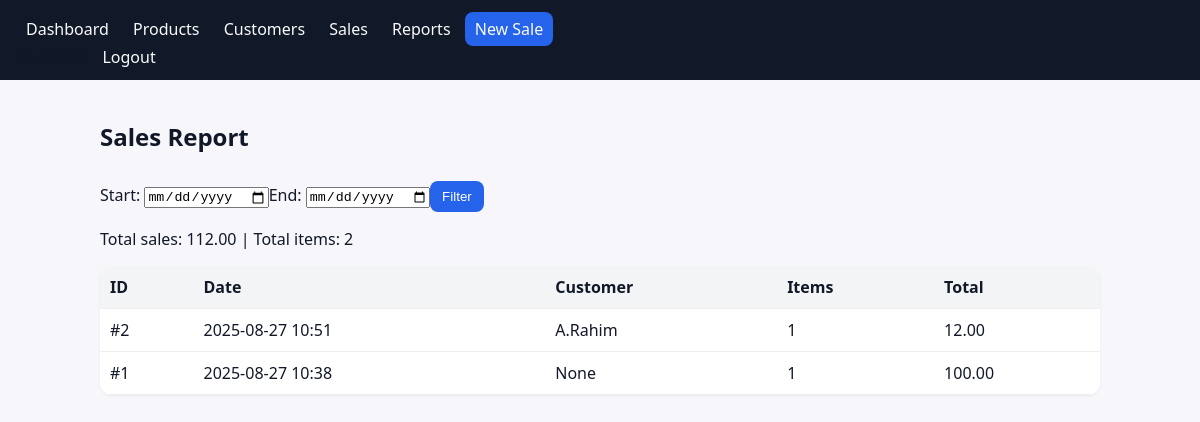
The app's page /reports/sales/ (signed in) with its own data.
### pos/models.py (models this page shows, shortened)
class Sale(models.Model):
    customer = models.ForeignKey(Customer, on_delete=models.SET_NULL, null=True, blank=True)
    created_at = models.DateTimeField(default=timezone.now)
    notes = models.CharField(max_length=255, blank=True, null=True)
    discount_amount = models.DecimalField(max_digits=10, decimal_places=2, default=0)
    tax_percent = models.DecimalField(max_digits=5, decimal_places=2, default=0)
    @property
    def subtotal(self):
        return sum(item.line_total_before_tax for item in self.items.all())
    @property
    def tax_amount(self):
        base = self.subtotal - (self.discount_amount or Decimal('0'))
        return (base * (self.tax_percent or Decimal('0'))) / Decimal('100')
    @property
    def total(self):
        return (self.subtotal - (self.discount_amount or Decimal('0'))) + self.tax_amount
    @property
    def total_items(self):
        return sum(item.quantity for item in self.items.all())

class Customer(models.Model):
    name = models.CharField(max_length=120)
    email = models.EmailField(blank=True, null=True)
    phone = models.CharField(max_length=30, blank=True, null=True)
    address = models.TextField(blank=True, null=True)
    def __str__(self): return self.name

class SaleItem(models.Model):
    sale = models.ForeignKey(Sale, related_name='items', on_delete=models.CASCADE)
    product = models.ForeignKey(Product, on_delete=models.PROTECT)
    quantity = models.PositiveIntegerField(default=1)
    unit_price = models.DecimalField(max_digits=10, decimal_places=2)
    discount_percent = models.DecimalField(max_digits=5, decimal_places=2, default=0)
    @property
    def line_total_before_tax(self):
        discount = (self.unit_price * self.quantity) * (self.discount_percent or 0) / 100
        return (self.unit_price * self.quantity) - discount

### pos/views.py (the view)
# urls.py: path('reports/sales/', views.report_sales, name='report_sales'),
@login_required
@permission_required('pos.view_sale', raise_exception=True)
def report_sales(request):
    qs = Sale.objects.order_by('-created_at').prefetch_related('items')
    start = request.GET.get('start'); end = request.GET.get('end')
    if start: qs = qs.filter(created_at__gte=start)
    if end: qs = qs.filter(created_at__lte=end)
    total_sales = sum(s.total for s in qs)
    total_items = sum(s.total_items for s in qs)
    return render(request,"pos/report_sales.html",{'sales':qs,'total_sales':total_sales,'total_items':total_items,'start':start or '','end':end or ''})

### pos/templates/pos/report_sales.html
{% extends 'pos/base.html' %}{% block content %}<h2>Sales Report</h2><form method="get"><label>Start: <input type="date" name="start" value="{{ start }}"></label><label>End: <input type="date" name="end" value="{{ end }}"></label><button class="btn" type="submit">Filter</button></form><p>Total sales: {{ total_sales }} | Total items: {{ total_items }}</p><table class="table"><thead><tr><th>ID</th><th>Date</th><th>Customer</th><th>Items</th><th>Total</th></tr></thead><tbody>{% for s in sales %}<tr><td>#{{ s.id }}</td><td>{{ s.created_at|date:"Y-m-d H:i" }}</td><td>{{ s.customer }}</td><td>{{ s.total_items }}</td><td>{{ s.total }}</td></tr>{% empty %}<tr><td colspan="5">No sales.</td></tr>{% endfor %}</tbody></table>{% endblock %}

### pos/static/pos/styles.css (style rules this page uses)
:root { font-family: ui-sans-serif, system-ui, -apple-system, Segoe UI, Roboto, Arial, Noto Sans, sans-serif; }
body { margin: 0; background: #f7f7fb; color: #111827; }
.table { width:100%; border-collapse: collapse; background:white; border-radius:12px; overflow:hidden; box-shadow: 0 1px 3px rgba(0,0,0,0.06); }
.table th, .table td { padding:10px; border-bottom:1px solid #eee; text-align:left; }
.table thead { background:#f3f4f6; }
.btn { display:inline-block; background:#2563eb; color:#fff; padding:8px 12px; border-radius:8px; text-decoration:none; border:0; cursor:pointer; }
form .btn { margin-top:8px; }

### records on screen
Sale: id "2", created_at "2025-08-27 10:51", customer "A.Rahim", total_items "1", total "12.00"
Sale: id "1", created_at "2025-08-27 10:38", customer "None", total_items "1", total "100.00"

### other values on screen
{{ total_sales }} "112.00"
{{ total_items }} "2"
